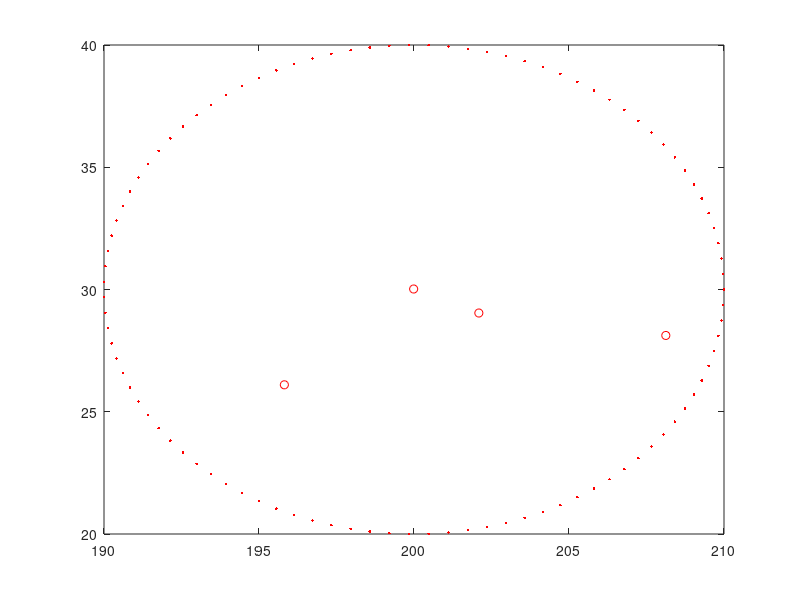

MATLAB code for this plot:
%% generate new location for the K users
close all
clear all

K=4;
%%
Pt=zeros(K,2);
%%
Lroom=200;
Wroom=30;
k1=[1,0];
k2=[0,1];
R=10;
%%
for k0=1:K
    r=rand(1,1)*R;
    theta=rand(1,1)*2*pi;
    px=r*cos(theta);
    py=r*sin(theta);
    pt=[Lroom,Wroom]+px*k1+py*k2;
    Pt(k0,:)=pt;
end
%%
save('user_location.mat','K','Pt','Lroom','Wroom','R');
figure
plot(Pt(:,1),Pt(:,2),'ro');
xlim([Lroom-R,Lroom+R]);ylim([Wroom-R,Wroom+R]);
hold on
theta=linspace(0,1,100).*2.*pi;
hold on
plot(Lroom+R*cos(theta),Wroom+R*sin(theta),'r.')